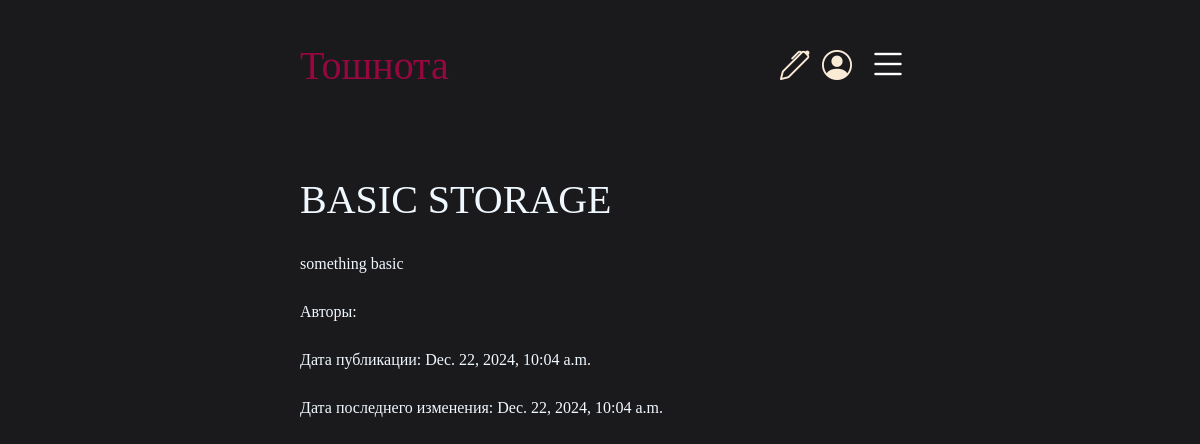
Page /notes/14/ on the committed database.
### notes/models.py (models this page shows, shortened)
class Article(models.Model):
    chapter = models.ForeignKey(Chapter, models.SET_NULL, blank=True, null=True)
    heading = models.CharField(max_length=200)
    body = HTMLField()
    pub_date = models.DateTimeField(auto_now_add=True)
    last_edit_date = models.DateTimeField(auto_now=True)
    image = models.ImageField(
        verbose_name='Изображение',
        upload_to='articles/',
        blank=True,
    )
    authors = models.ManyToManyField(User, related_name='articles')
    is_locked = models.BooleanField(default=False)
    locked_by = models.ManyToManyField(User, blank=True, default=None)

### notes/views.py (the view)
# urls.py: path("<int:article_id>/", views.detail, name="detail"),
def detail(request, article_id):
    article = get_object_or_404(Article, id=article_id)
    context = {
        "art": article,
    }
    return render(request, "notes/detail.html", context)

### notes/context_processors.py (called while the page is built)
def add_variable_to_context(requests):
    return {
        "partitions": Partition.objects.all(),
    }

### templates/notes/detail.html (shortened to what this page needs)
{% extends "layout.html"%}
{% load static %}
{% block includes %}
<link rel="stylesheet" href="{% static 'notes/main_style.css' %}">
<link rel="stylesheet" href="{% static 'notes/detail_notes.css' %}">
{% endblock %}
{% block content %}
{% if art %}
    <h1 class="left-moved upper_case">{{ art.heading }} </h1>
    <div class="left-moved" name="note_detail_body">{{art.body |safe}}</div>
    <p>Авторы:
    </p>
    <p name="pub_date" class="left-moved">Дата публикации: {{art.pub_date}}</p>
    <p name="last_edit_date" class="left-moved">Дата последнего изменения: {{art.last_edit_date}}</p>
{% endif %}
{% endblock %}

### static/notes/main_style.css (style rules this page uses)
body { background-color: #1a1a1d; padding: 0px 25% 0px 25%; font-family: serif; color: aliceblue; }
main p { margin-bottom: 1.5em; }

### static/notes/detail_notes.css (style rules this page uses)
div[name="note_detail_body"] { padding-top: 20px; width: 800px; }
.upper_case { text-transform: uppercase; }

### rows in the picture
Article: heading "BASIC STORAGE", body "something basic", pub_date "Dec. 22, 2024, 10:04 a.m.", last_edit_date "Dec. 22, 2024, 10:04 a.m."
